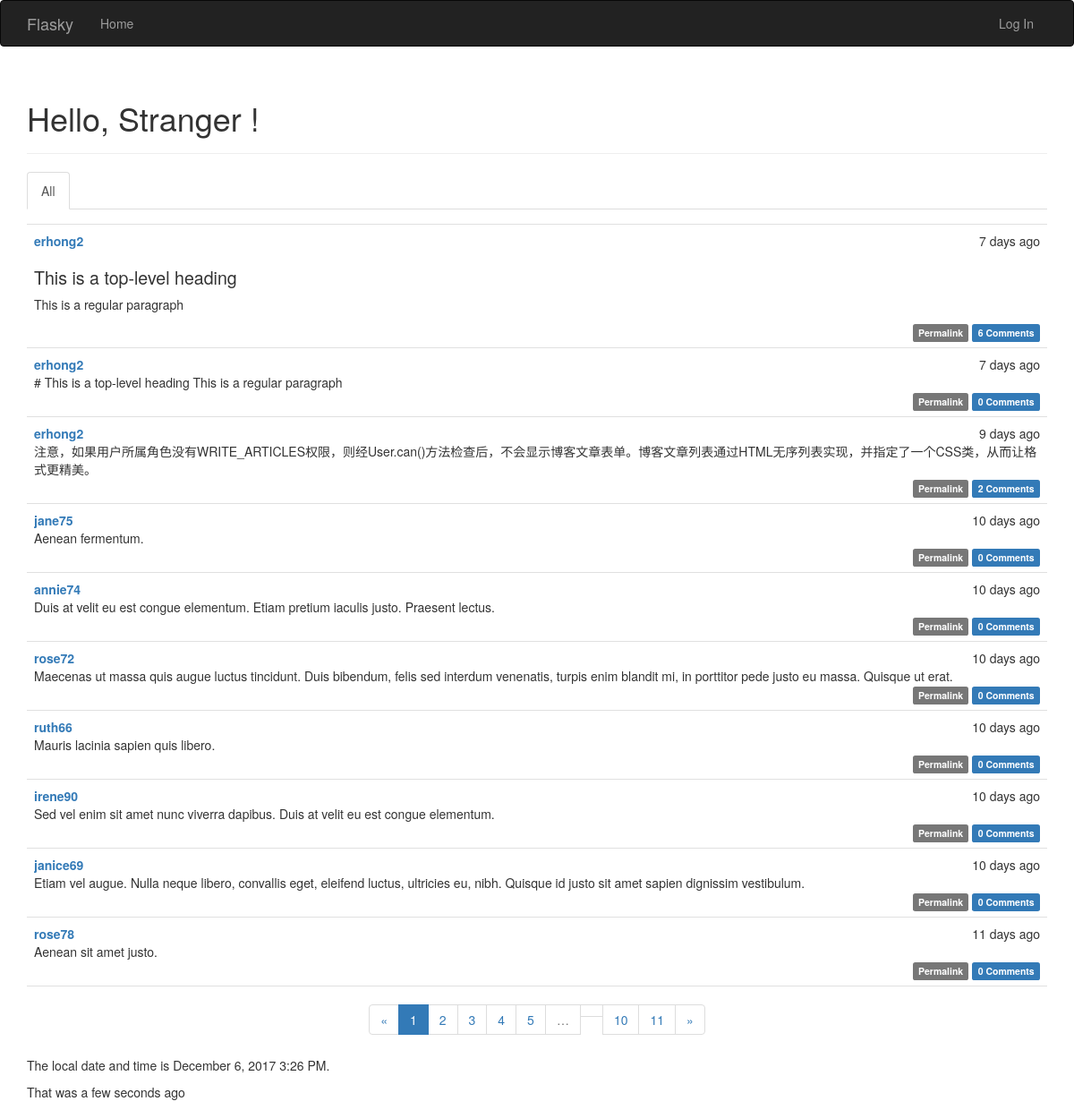
The page / on the database its author committed.
### app/models.py (models this page shows, shortened)
class Post(db.Model):
    __tablename__ = 'posts'
    id = db.Column(db.Integer, primary_key=True)
    body = db.Column(db.Text)
    timestamp = db.Column(db.DateTime, index=True, default=datetime.utcnow)
    author_id = db.Column(db.Integer, db.ForeignKey('users.id'))
    body_html = db.Column(db.Text)
    comments = db.relationship('Comment', backref='post', lazy='dynamic')

class User(UserMixin, db.Model):
    __tablename__ = 'users'
    id = db.Column(db.Integer, primary_key=True)
    email = db.Column(db.String(64), unique=True, index=True)
    username = db.Column(db.String(32), unique=True, index=True)
    password_hash = db.Column(db.String(128))
    confirmed = db.Column(db.Boolean, default=False)
    name = db.Column(db.String(64))
    location = db.Column(db.String(64))
    about_me = db.Column(db.Text())
    member_since = db.Column(db.DateTime(), default=datetime.utcnow)
    last_seen = db.Column(db.DateTime(), default=datetime.utcnow)
    role_id = db.Column(db.Integer, db.ForeignKey('roles.id'))
    posts = db.relationship('Post', backref='author', lazy='dynamic')
    followed = db.relationship('Follow',
                                foreign_keys=[Follow.follower_id],
                                backref=db.backref('follower', lazy='joined'),
                                lazy='dynamic',
                                cascade='all, delete-orphan')
    followers = db.relationship('Follow',
                                foreign_keys=[Follow.followed_id],
                                backref=db.backref('followed', lazy='joined'),
                                lazy='dynamic',
                                cascade='all, delete-orphan')
    comments = db.relationship('Comment', backref='author', lazy='dynamic')
    @property
    def password(self):
        raise AttributeError('password is not a readable attribute')

### app/main/views.py (the view)
@main.route('/', methods=['GET', 'POST'])
def index():
    form = PostForm()
    if current_user.can(Permission.WRITE_ARTICLES) and \
            form.validate_on_submit():
        post = Post(body=form.body.data,
                    author = current_user._get_current_object())
        db.session.add(post)
        return redirect(url_for('main.index'))
    page = request.args.get('page', 1, type=int)
    show_followed = False
    if current_user.is_authenticated:
        show_followed = bool(request.cookies.get('show_followed', ''))
    if show_followed:
        query = current_user.followed_posts
    else:
        query = Post.query
    pagination = query.order_by(Post.timestamp.desc()).paginate(
            page, per_page=current_app.config['FLASKY_POSTS_PER_PAGE'],
            error_out=False)
    posts = pagination.items
    return render_template('index.html', form=form, posts=posts,
            show_followed=show_followed,
            pagination=pagination, current_time=datetime.utcnow())

### app/auth/views.py (called while the page is built)
@auth.before_app_request
def before_request():
    if current_user.is_authenticated:
        current_user.ping()
        if not current_user.confirmed \
            and request.endpoint \
            and request.endpoint[:5] != 'auth.' \
            and request.endpoint != 'static':
                return redirect(url_for('auth.unconfirmed'))

### app/main/__init__.py (called while the page is built)
@main.app_context_processor
def inject_permissions():
    return dict(Permission=Permission)

### app/models.py (called while the page is built)
    def can(self, permissions):
        return False

### app/templates/index.html (shortened to what this page needs)
{% extends "base.html" %}
{% import "bootstrap/wtf.html" as wtf %}
{% import "_macros.html" as macros %}
{% block page_content %}
<div class="page-header">
    <h1>Hello,
    {% if current_user.is_authenticated %}
        {{ current_user.username }}
    {% else %}
        Stranger
    {% endif %}
    !</h1>
</div>
<div class="post-tabs">
    <ul class="nav nav-tabs">
        <li {% if not show_followed %} class="active" {% endif %}>
            <a href="{{url_for('main.show_all')}}">All</a>
        </li>
    </ul>
{% include "_posts.html" %}
</div>
<div class="pagination">
    {{ macros.pagination_widget(pagination, "main.index") }}
</div>
<p>The local date and time is {{ moment(current_time).format('LLL') }}.</p>
<p>That was {{moment(current_time).fromNow(refresh=True) }}</p>
{% endblock %}

### app/templates/_posts.html (shortened to what this page needs)
<ul class="posts">
    {% for post in posts %}
    <li class="post">
        <div class="post-date">{{ moment(post.timestamp).fromNow() }}</div>
        <div class="post-author">
            <a href="{{ url_for('main.user', username=post.author.username) }}">
            {{ post.author.username }}
            </a>
        </div>
            <div class="post-body">
            {% if post.body_html %}
                {{ post.body_html | safe }}
            {% else %}
                {{ post.body }}
            {% endif %}
            </div>
            <div class="post-footer">
                <a href="{{ url_for('main.post', id=post.id) }}">
                    <span class="label label-default">Permalink</span>
                </a>
                <a href="{{ url_for('main.post', id=post.id) }}#comments">
                    <span class="label label-primary">
                        {{ post.comments.count() }} Comments
                    </span>
                </a>
            </div>
    </li>
    {% endfor %}
</ul>

### app/static/styles.css (style rules this page uses)
ul.posts { list-style-type: none; padding: 0px; margin: 16px 0px 0px 0px; border-top: 1px solid #e0e0e0; }
ul.posts li.post { padding: 8px; border-bottom: 1px solid #e0e0e0; }
div.post-date { float: right; }
div.post-author { font-weight: bold; }
div.post-footer { text-align: right; }
div.pagination { width: 100%; text-align: center; padding: 0px; margin: 0px; }
.post-body h1 { font-size: 140%; }

### rows shown on the page
Post: timestamp "7 days ago", author.username "erhong2", body_html "This is a top-level heading This is a regular paragraph", comments.count "6"
Post: timestamp "7 days ago", author.username "erhong2", body "# This is a top-level heading This is a regular paragraph", comments.count "0"
Post: timestamp "9 days ago", author.username "erhong2", body "注意，如果用户所属角色没有WRITE_ARTICLES权限，则经User.can()方法检查后，不会显示博客文章表单。博客文章列表通过HTML无序列表实现，并指定了一个CSS类，从而让格式更精美。", comments.count "2"
Post: timestamp "10 days ago", author.username "jane75", body "Aenean fermentum.", comments.count "0"
Post: timestamp "10 days ago", author.username "annie74", body "Duis at velit eu est congue elementum. Etiam pretium iaculis justo. Praesent lectus.", comments.count "0"
Post: timestamp "10 days ago", author.username "rose72", body "Maecenas ut massa quis augue luctus tincidunt. Duis bibendum, felis sed interdum venenatis, turpis enim blandit mi, in porttitor pede justo eu massa. Quisque ut erat.", comments.count "0"
Post: timestamp "10 days ago", author.username "ruth66", body "Mauris lacinia sapien quis libero.", comments.count "0"
Post: timestamp "10 days ago", author.username "irene90", body "Sed vel enim sit amet nunc viverra dapibus. Duis at velit eu est congue elementum.", comments.count "0"
Post: timestamp "10 days ago", author.username "janice69", body "Etiam vel augue. Nulla neque libero, convallis eget, eleifend luctus, ultricies eu, nibh. Quisque id justo sit amet sapien dignissim vestibulum.", comments.count "0"
Post: timestamp "11 days ago", author.username "rose78", body "Aenean sit amet justo.", comments.count "0"

### other values the page prints
{{ page }} "1"
{{ page }} "2" "3" "4" "5" "10" "11"
